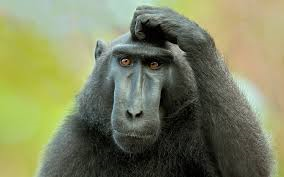
#> input picture dzien_09/images/monkey.png, 284 x 177 px; the run also reads 2 pictures not shown here
$ jupyter execute --allow-errors 'numpy podstawy.ipynb'   (shell and % lines are left out)
#> lines starting #> are read from the running program, lines starting #| are printed output that depends on the picture
[cell 1]
# !pip install numpy

# Numpy podstawy

## Import

[cell 2]
import numpy as np

## Podstawy typ - array, ndarray

[cell 3]
np.array([1, 2, 3, 4, 5, 6])

[cell 4]
p = [1, 2, 3, 4, 5, 6]
np_a = np.array(p)

[cell 5]
p

[cell 6]
np_a

[cell 7]
np.array([1, "2", 3])

[cell 8]
x = np.array([1, 2.1, 3])

[cell 9]
x.dtype

[cell 10]
np_a.dtype

[cell 11]
[1, 2] * 10

[cell 12]
p = [1, 2, 3, 4, 5, 6] * 600000

[cell 13]
np_a = np.array(p, dtype="int8")
np_b = np.array(p, dtype="float64")

[cell 14]
np_a

[cell 15]
[i * 2 for i in p]

[cell 16]
np_a * 2

[cell 17]
np_b * 2

[cell 18]
sum(p)

[cell 19]
np_a.sum()

[cell 20]
np_b.sum()

[cell 21]
import array

[cell 22]
a_p = array.array("B", p)

[cell 23]
sum(a_p)

[cell 24]
[[0, 1], [2, 3], [4, 5]]

[cell 25]
a = np.array([[0, 1], [2, 3], [4, 5]])

[cell 26]
a

[cell 27]
type(a)

[cell 28]
a * 5

[cell 29]
b = np.array([[2, 3], [1, 2], [4, 5]])

[cell 30]
a * b

[cell 31]
a, b

[cell 32]
a * np.array([1, 2, 3]).reshape(3, 1)

[cell 33]
a

[cell 34]
np.array([1, 2, 3]).reshape(3, 1)

[cell 35]
a

[cell 36]
a.reshape(1, 6)

[cell 37]
a.shape

[cell 38]
a.ndim

[cell 39]
a.size

### zeros

[cell 40]
np.zeros(5)

[cell 41]
x = np.zeros((5, 5), dtype=int)

[cell 42]
x.dtype

[cell 43]
np.zeros((2, 3, 2))

### ones

[cell 44]
np.ones((2, 3, 2))

###

[cell 45]
np.eye(5)

### arange and reshape

[cell 46]
np.arange(5)

[cell 47]
np.array(range(5))

[cell 48]
np.arange(2, 5)

[cell 49]
np.arange(0, 100, 25)

[cell 50]
np.arange(0, 5, .25)

[cell 51]
np.arange

### linspace

[cell 52]
x = np.linspace(0, 5, 21)

[cell 53]
x.shape

[cell 54]
x.ndim

Available dtypes:
<table>
<tr><th>type</th><th>description</th></tr>
<tr><td>**bool**</td><td>Boolean (True or False) stored as a byte</td></tr>
<tr><td>**int**</td><td>Default integer type (same as C long; normally either int64 or int32)</td></tr>
<tr><td>**intc**</td><td>Identical to C int (normally int32 or int64)</td></tr>
<tr><td>**intp**</td><td>Integer used for indexing (same as C ssize_t; normally either int32 or int64)</td></tr>
<tr><td>**int8**</td><td>Byte (-128 to 127)</td></tr>
<tr><td>**int16**</td><td>Integer (-32768 to 32767)</td></tr>
<tr><td>**int32**</td><td>Integer (-2147483648 to 2147483647)</td></tr>
<tr><td>**int64**</td><td>Integer (-9223372036854775808 to 9223372036854775807)</td></tr>
<tr><td>**uint8**</td><td>Unsigned integer (0 to 255)</td></tr>
<tr><td>**uint16**</td><td>Unsigned integer (0 to 65535)</td></tr>
<tr><td>**uint32**</td><td>Unsigned integer (0 to 4294967295)</td></tr>
<tr><td>**uint64**</td><td>Unsigned integer (0 to 18446744073709551615)</td></tr>
<tr><td>**float**</td><td>Shorthand for float64.</td></tr>
<tr><td>**float16**</td><td>Half precision float: sign bit, 5 bits exponent, 10 bits mantissa</td></tr>
<tr><td>**float32**</td><td>Single precision float: sign bit, 8 bits exponent, 23 bits mantissa</td></tr>
<tr><td>**float64**</td><td>Double precision float: sign bit, 11 bits exponent, 52 bits mantissa</td></tr>
<tr><td>**complex**</td><td>Shorthand for complex128.</td></tr>
<tr><td>**complex64**</td><td>Complex number, represented by two 32-bit floats (real and imaginary components)</td></tr>
<tr><td>**complex128**</td><td>Complex number, represented by two 64-bit floats (real and imaginary components)</td></tr>
</table>

[cell 55]
t = np.array(["a", "b"])

[cell 56]
t

[cell 57]
b.astype(float)

[cell 58]
d = np.array([500, 10000])
d

[cell 59]
d.dtype

[cell 60]
d.astype(np.int8)

[cell 61]
np.iinfo(np.int8)

[cell 62]
np.iinfo(np.uint8)

[cell 63]
np.iinfo(np.uint32)

[cell 64]
np.iinfo(np.uint32).max

[cell 65]
d

[cell 66]
if d.max() <= np.iinfo(np.int8).max:
    d = d.astype(np.int8)
else:
    print("Niebezpiecznie")

[cell 67]
np.finfo(np.float32)

[cell 68]
d.itemsize

[cell 69]
a = np.arange(10000).reshape((100, 100))

[cell 70]
a

[cell 71]
np.set_printoptions(threshold=100)

[cell 72]
a

### Podstawowe operacje

[cell 73]
a = np.array([20, 30, 40, 50])

[cell 74]
b = np.arange(4)
b

[cell 75]
a - b

[cell 76]
a + b

[cell 77]
a  * b

[cell 78]
b ** 2

[cell 79]
np.sin(a)

[cell 80]
A = np.array([
[1, 1],
[0, 1]
])

B = np.array([[2, 0],
             [3, 4]])

[cell 81]
A, B

[cell 82]
A * B

[cell 83]
A.dot(B)

[cell 84]
minus_inf = float("-inf")

[cell 85]
minus_inf

[cell 86]
plus_inf = float("inf")

[cell 87]
plus_inf

#> (a cell that did not finish here is left out)

#> (a cell that did not finish here is left out)

#> (a cell that did not finish here is left out)

[cell 91]
nan = float("nan")

[cell 92]
nan

#> (a cell that did not finish here is left out)

[cell 94]
nan == nan

[cell 95]
plus_inf + plus_inf

[cell 96]
np.isnan(nan)

[cell 97]
np.isnan(0)

[cell 98]
B.sum()

[cell 99]
B.max()

[cell 100]
B.min()

[cell 101]
B.min(axis=1)

[cell 102]
B

[cell 103]
B.min(axis=0)

# Item layout

                  shape[1]
                     (=3)
                ┌───────────┐

             ┌  ┌───┬───┬───┐  ┐
             │  │ 0 │ 1 │ 2 │  │
             │  ├───┼───┼───┤  │
    shape[0] │  │ 3 │ 4 │ 5 │  │ len(Z)
     (=3)    │  ├───┼───┼───┤  │  (=3)
             │  │ 6 │ 7 │ 8 │  │
             └  └───┴───┴───┘  ┘

[cell 104]
l = np.arange(50).reshape(5, 10)

[cell 105]
ll = [[ 0,  1,  2,  3,  4,  5,  6,  7,  8,  9],
       [10, 11, 12, 13, 14, 15, 16, 17, 18, 19],
       [20, 21, 22, 23, 24, 25, 26, 27, 28, 29],
       [30, 31, 32, 33, 34, 35, 36, 37, 38, 39],
       [40, 41, 42, 43, 44, 45, 46, 47, 48, 49]]

[cell 106]
len(ll)

[cell 107]
len(l)

[cell 108]
l.shape

[cell 109]
l.flatten()

### Upcasting, Broadcasting

[cell 110]
a = np.ones(3, dtype=np.int32)
a

[cell 111]
b = np.linspace(0, np.pi, 3)

[cell 112]
b

[cell 113]
a + b

[cell 114]
a + np.array([3, 3, 3])

[cell 115]
M  = np.ones((3, 3))
M

[cell 116]
M + a

[cell 117]
c = np.array([1, 2])

[cell 118]
M, c

#> (a cell that did not finish here is left out)

[cell 120]
d = np.array([[1], [2], [3]])

[cell 121]
d

[cell 122]
M + d

[cell 123]
N = np.arange(12).reshape(3, 4)

[cell 124]
N

[cell 125]
N.sum()

[cell 126]
N.sum(axis=0)

[cell 127]
N.sum(axis=1)

[cell 128]
N

[cell 129]
N[1][1]

[cell 130]
N[1, 1]

[cell 131]
N[1:,1:3]

[cell 132]
N > 5

[cell 133]
N[N>5]

[cell 134]
N

[cell 135]
(N > 5).any(axis=1)

[cell 136]
N[(N > 5).any(axis=1)]

[cell 137]
N[(N > 5).any(axis=1),:]

[cell 138]
for el in N:
    print(el)

[cell 139]
for el in N.flat:
    print(el)

[cell 140]
for el in N.ravel():
    print(el)

#> (a cell that did not finish here is left out)

### stacking

[cell 142]
a = np.floor(10* np.random.random((2,2)))
a

[cell 143]
np.random.random((2,2))

[cell 144]
b = np.floor(10* np.random.random((2,2)))
b

[cell 145]
a, b

[cell 146]
np.vstack([a, b])

[cell 147]
np.hstack([a, b])

### Image

pip install matplotlib
pip install pillow

[cell 148]
import matplotlib.image as mpimg
import matplotlib.pyplot as plt
import PIL

#> (a cell that did not finish here is left out)

#> (a cell that did not finish here is left out)

#> (a cell that did not finish here is left out)

#> (a cell that did not finish here is left out)

#> (a cell that did not finish here is left out)

#> (a cell that did not finish here is left out)

#> (a cell that did not finish here is left out)

#> (a cell that did not finish here is left out)

#> (a cell that did not finish here is left out)

#> (a cell that did not finish here is left out)

#> (a cell that did not finish here is left out)

[cell 160]
im_png = mpimg.imread('images/monkey.png')
#> im_png is the input picture: shape (177, 284, 4) float32; mean R, G, B, A 0.491, 0.511, 0.375, 1

[cell 161]
im_jpg = mpimg.imread('images/index.jpeg')

[cell 162]
im_bmp = mpimg.imread('images/monkey.bmp')

[cell 163]
im_bmp.shape
#> Out = (177, 284, 3)

[cell 164]
im_jpg.shape
#> Out = (177, 284, 3)

[cell 165]
im_png.shape
#> Out = (177, 284, 4)

[cell 166]
plt.imshow(im_png)

[cell 167]
plt.imshow(im_bmp)

[cell 168]
import numpy as np

[cell 169]
plt.imshow(im_png[40:160, 90:180])
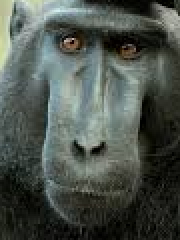
#> shown: shape (120, 90, 4) float32 (shown 2 times larger); mean R, G, B, A 0.298, 0.327, 0.301, 1

[cell 170]
RED, GREEN, BLUE, ALPHA = False, True, True, True
RED, GREEN, BLUE, ALPHA = 0.9, 0.5, 1, 1

plt.imshow(im_png * np.array([RED, GREEN, BLUE, ALPHA]))
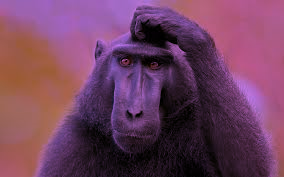
#> shown: shape (177, 284, 4) float64; mean R, G, B, A 0.442, 0.256, 0.375, 1

[cell 171]
from scipy import ndimage

[cell 172]
angle = 74
data = ndimage.rotate(im_png, angle=angle)
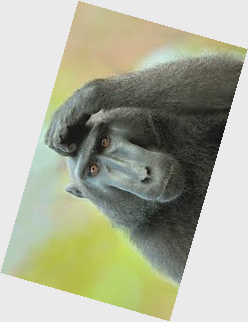
#> data: shape (322, 248, 4) float32; mean R, G, B, A 0.306, 0.318, 0.233, 0.624; transparent parts drawn white
plt.imshow(data)

[cell 173]
data.shape
#> Out = (322, 248, 4)

[cell 174]
sum_array = data.sum(axis=2, keepdims=True)
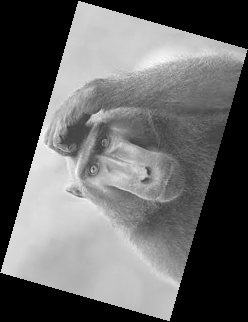
#> sum_array: shape (322, 248, 1) float32; min 0, max 3.74, mean 1.48; drawn with min black and max white
sum_array = sum_array / np.amax(sum_array)

sum_array.shape
#> Out = (322, 248, 1)

[cell 175]
data = np.ones(3) * sum_array
#> data: shape (322, 248, 3) float64

[cell 176]
plt.imshow(data)

[cell 177]
plt.imshow(im_png)

[cell 178]
data = ndimage.gaussian_filter(im_png, sigma=22.5)
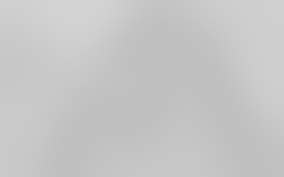
#> data: shape (177, 284, 4) float32; mean R, G, B, A 0.594, 0.594, 0.594, 0.594; transparent parts drawn white

plt.imshow(data)
